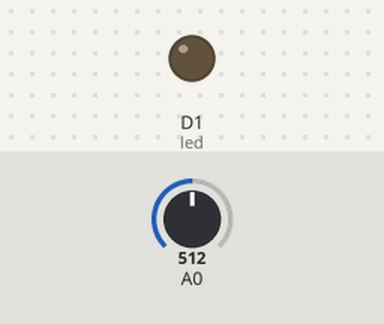
The program below on a simulated Raspberry Pi (BCM pin numbers) with a GrovePi and a Grove Base HAT. Parts: output pins drawn as LEDs (lit = HIGH). The inputs (shaded band) are chosen by the test bench; at power-on: A0 = 512 (analog values on the 0–1023 scale). What the program prints to the terminal is not drawn.

Above: at 0.1 s.
At 1.1 s:
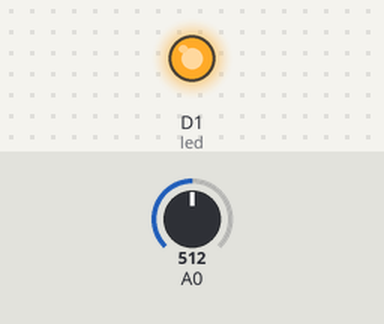
Timing chart, 0 to 2.6 s (numbered marks = the images above):
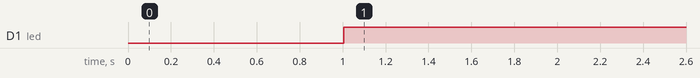

Measured:
- by itself, D1 (led): LOW → HIGH at 1.0 s

The program:

grove_slide_potentiometer.py
```python
#!/usr/bin/env python
#
# GrovePi Example for using the Grove Slide Potentiometer (http://www.seeedstudio.com/wiki/Grove_-_Slide_Potentiometer)
#
# The GrovePi connects the Raspberry Pi and Grove sensors.  You can learn more about GrovePi here:  http://www.dexterindustries.com/GrovePi
#
# Have a question about this example?  Ask on the forums here:  http://forum.dexterindustries.com/c/grovepi
#

'''
## License

The MIT License (MIT)

GrovePi for the Raspberry Pi: an open source platform for connecting Grove Sensors to the Raspberry Pi.
Copyright (C) 2017  Dexter Industries

Permission is hereby granted, free of charge, to any person obtaining a copy
of this software and associated documentation files (the "Software"), to deal
in the Software without restriction, including without limitation the rights
to use, copy, modify, merge, publish, distribute, sublicense, and/or sell
copies of the Software, and to permit persons to whom the Software is
furnished to do so, subject to the following conditions:

The above copyright notice and this permission notice shall be included in
all copies or substantial portions of the Software.

THE SOFTWARE IS PROVIDED "AS IS", WITHOUT WARRANTY OF ANY KIND, EXPRESS OR
IMPLIED, INCLUDING BUT NOT LIMITED TO THE WARRANTIES OF MERCHANTABILITY,
FITNESS FOR A PARTICULAR PURPOSE AND NONINFRINGEMENT. IN NO EVENT SHALL THE
AUTHORS OR COPYRIGHT HOLDERS BE LIABLE FOR ANY CLAIM, DAMAGES OR OTHER
LIABILITY, WHETHER IN AN ACTION OF CONTRACT, TORT OR OTHERWISE, ARISING FROM,
OUT OF OR IN CONNECTION WITH THE SOFTWARE OR THE USE OR OTHER DEALINGS IN
THE SOFTWARE.
'''

import time
import grovepi

# Connect the Grove Slide Potentiometer to analog port A0
# OUT,LED,VCC,GND
slide = 0   # pin 1 (yellow wire)

# The device has an onboard LED accessible as pin 2 on port A0
# OUT,LED,VCC,GND
led = 1     # pin 2 (white wire)

grovepi.pinMode(slide,"INPUT")
grovepi.pinMode(led,"OUTPUT")
time.sleep(1)

while True:
    try:
        # Read sensor value from potentiometer
        sensor_value = grovepi.analogRead(slide)

        # Illuminate onboard LED
        if sensor_value > 500:
            grovepi.digitalWrite(led,1)
        else:
            grovepi.digitalWrite(led,0)

        print("sensor_value =", sensor_value)

    except IOError:
        print ("Error")
```
